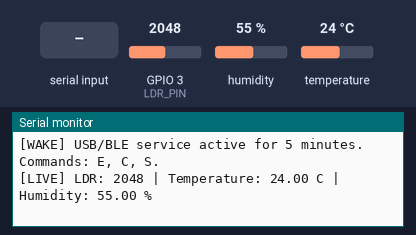
Simulated run of this program. Board: ESP32-C3. On the bench: the last lines printed to the serial monitor. The test bench sets the inputs (shaded band); at power-on: humidity 55 %, GPIO 3 (LDR_PIN) = 2048, temperature 24 °C. Storage starts empty; nothing arrives over Bluetooth unless stated; a phone connects over Bluetooth LE 3 s after start.

Above: at 3.3 s.
3.4 s: "E\n" received over Serial
At 3.9 s:
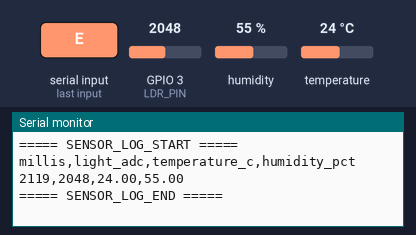
4.9 s: "C\n" received over Serial
At 5.08 s:
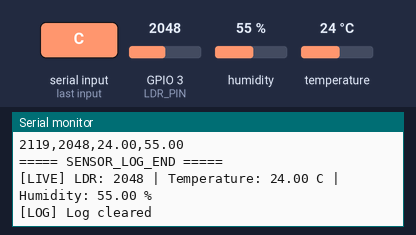
6.4 s: "S\n" received over Serial
At 7.0 s:
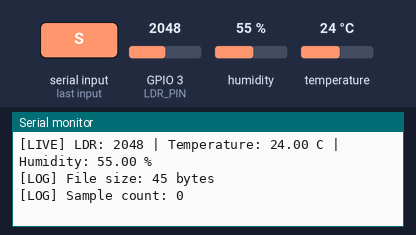
7.9 s: humidity set to 22 %
At 9.0 s:
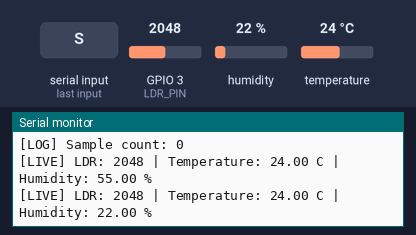
9.4 s: GPIO 3 (LDR_PIN) set to 2866
At 10.7 s:
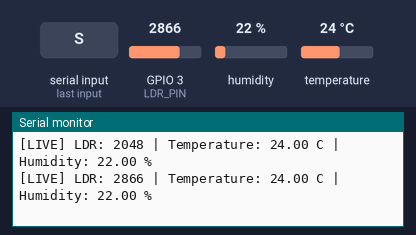
10.9 s: temperature set to 12 °C
At 11.9 s:
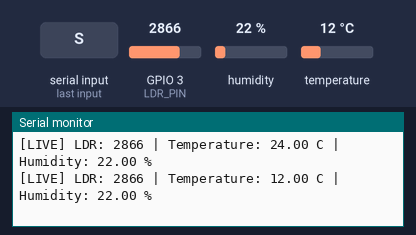

The program:

main.cpp
```cpp
#include <Wire.h>
#include <Adafruit_AHTX0.h>
#include <LittleFS.h>
#include <esp_sleep.h>
#include <BLEDevice.h>
#include <BLEServer.h>
#include <BLEUtils.h>
#include <BLE2902.h>

const int SDA_PIN = 8;
const int SCL_PIN = 9;
const int LDR_PIN = 3;
const int EXPORT_WAKE_PIN = 4;
const char *DATA_LOG_PATH = "/sensor_log.csv";
const unsigned long LOG_INTERVAL_MS = 300000;
const unsigned long MAINTENANCE_WINDOW_MS = 300000;
const unsigned long MAINTENANCE_WARNING_MS = 60000;
const unsigned long LIVE_DISPLAY_INTERVAL_MS = 1000;
const char *BLE_DEVICE_NAME = "C3 Sensor Logger";
const char *BLE_SERVICE_UUID = "6E400001-B5A3-F393-E0A9-E50E24DCCA9E";
const char *BLE_RX_UUID = "6E400002-B5A3-F393-E0A9-E50E24DCCA9E";
const char *BLE_TX_UUID = "6E400003-B5A3-F393-E0A9-E50E24DCCA9E";

Adafruit_AHTX0 aht;
bool ahtFound = false;
bool dataStorageReady = false;
bool maintenanceMode = false;
bool maintenanceWarningSent = false;
unsigned long lastMaintenanceActivity = 0;
unsigned long lastLiveDisplay = 0;
volatile bool bleClientConnected = false;
volatile bool bleRestartAdvertising = false;
volatile char pendingBleCommand = '\0';
portMUX_TYPE bleCommandMux = portMUX_INITIALIZER_UNLOCKED;
BLEServer *bleServer = nullptr;
BLECharacteristic *bleTxCharacteristic = nullptr;

class SensorBleServerCallbacks : public BLEServerCallbacks {
 public:
  void onConnect(BLEServer *server) override {
    bleClientConnected = true;
  }

  void onDisconnect(BLEServer *server) override {
    bleClientConnected = false;
    bleRestartAdvertising = true;
  }
};

class SensorBleCommandCallbacks : public BLECharacteristicCallbacks {
 public:
  void onWrite(BLECharacteristic *characteristic) override {
    String value = characteristic->getValue();
    for (size_t i = 0; i < value.length(); i++) {
      char command = value[i];
      if (command == '\r' || command == '\n' || command == ' ') continue;
      portENTER_CRITICAL(&bleCommandMux);
      if (pendingBleCommand == '\0') pendingBleCommand = command;
      portEXIT_CRITICAL(&bleCommandMux);
      break;
    }
  }
};

void startBleService() {
  BLEDevice::init(BLE_DEVICE_NAME);
  bleServer = BLEDevice::createServer();
  bleServer->setCallbacks(new SensorBleServerCallbacks());

  BLEService *service = bleServer->createService(BLE_SERVICE_UUID);
  bleTxCharacteristic = service->createCharacteristic(
    BLE_TX_UUID, BLECharacteristic::PROPERTY_NOTIFY);
  bleTxCharacteristic->addDescriptor(new BLE2902());

  BLECharacteristic *rxCharacteristic = service->createCharacteristic(
    BLE_RX_UUID, BLECharacteristic::PROPERTY_WRITE | BLECharacteristic::PROPERTY_WRITE_NR);
  rxCharacteristic->setCallbacks(new SensorBleCommandCallbacks());
  service->start();

  BLEAdvertising *advertising = BLEDevice::getAdvertising();
  advertising->addServiceUUID(BLE_SERVICE_UUID);
  advertising->start();
  Serial.printf("[BLE] Advertising as %s; write E, C, or S to RX\n", BLE_DEVICE_NAME);
}

void sendBleChunk(const uint8_t *data, size_t length) {
  if (!bleClientConnected || bleTxCharacteristic == nullptr || length == 0) return;
  bleTxCharacteristic->setValue(const_cast<uint8_t *>(data), length);
  bleTxCharacteristic->notify();
  lastMaintenanceActivity = millis();
  maintenanceWarningSent = false;
  delay(10);
}

void sendLogMessage(const String &message, bool viaBle) {
  if (!viaBle) {
    Serial.print(message);
    return;
  }
  const uint8_t *data = reinterpret_cast<const uint8_t *>(message.c_str());
  for (size_t offset = 0; offset < message.length(); offset += 20) {
    size_t length = min((size_t)20, message.length() - offset);
    sendBleChunk(data + offset, length);
  }
}

bool initDataStorage() {
  if (!LittleFS.begin(true)) {
    Serial.println("[LOG] LittleFS mount failed");
    return false;
  }
  if (!LittleFS.exists(DATA_LOG_PATH)) {
    File logFile = LittleFS.open(DATA_LOG_PATH, "w");
    if (!logFile) return false;
    logFile.println("millis,light_adc,temperature_c,humidity_pct");
    logFile.close();
  }
  Serial.println("[LOG] LittleFS ready");
  return true;
}

void appendDataLog(int light, float temperature, float humidity) {
  if (!dataStorageReady) return;
  File logFile = LittleFS.open(DATA_LOG_PATH, "a");
  if (!logFile) {
    Serial.println("[LOG] Failed to open log file");
    return;
  }
  logFile.printf("%lu,%d,", millis(), light);
  if (!isnan(temperature)) logFile.print(temperature, 2);
  logFile.print(',');
  if (!isnan(humidity)) logFile.print(humidity, 2);
  logFile.println();
  logFile.close();
  Serial.println("[LOG] Sample saved");
}

void readAndLogSample() {
  int light = analogRead(LDR_PIN);
  float temperatureValue = NAN;
  float humidityValue = NAN;
  if (ahtFound) {
    sensors_event_t humidity, temperature;
    aht.getEvent(&humidity, &temperature);
    temperatureValue = temperature.temperature;
    humidityValue = humidity.relative_humidity;
  }
  Serial.print("LDR: ");
  Serial.print(light);
  if (ahtFound) {
    Serial.printf(" | Temperature: %.2f C | Humidity: %.2f %%", temperatureValue, humidityValue);
  }
  Serial.println();
  appendDataLog(light, temperatureValue, humidityValue);
}

void displayLiveValues() {
  int light = analogRead(LDR_PIN);
  Serial.print("[LIVE] LDR: ");
  Serial.print(light);
  if (ahtFound) {
    sensors_event_t humidity, temperature;
    aht.getEvent(&humidity, &temperature);
    Serial.printf(" | Temperature: %.2f C | Humidity: %.2f %%",
                  temperature.temperature, humidity.relative_humidity);
  } else {
    Serial.print(" | AHT10 unavailable");
  }
  Serial.println();
}

void enterDeepSleep() {
  Serial.println("[SLEEP] Timer set for 5 minutes. Touch GPIO4 to GND to wake for USB/BLE.");
  Serial.flush();
  pinMode(EXPORT_WAKE_PIN, INPUT_PULLUP);
  while (digitalRead(EXPORT_WAKE_PIN) == LOW) delay(25);

  esp_sleep_enable_timer_wakeup((uint64_t)LOG_INTERVAL_MS * 1000ULL);
  esp_err_t result = esp_deep_sleep_enable_gpio_wakeup(
    1ULL << EXPORT_WAKE_PIN, ESP_GPIO_WAKEUP_GPIO_LOW);
  if (result != ESP_OK) Serial.printf("[SLEEP] GPIO wake setup failed: %d\n", (int)result);
  Serial.flush();
  esp_deep_sleep_start();
}

void handleLogCommand(char command, bool viaBle = false) {
  if (!dataStorageReady) {
    sendLogMessage("[LOG] Storage not ready\r\n", viaBle);
    return;
  }
  if (command == 'E' || command == 'e') {
    File logFile = LittleFS.open(DATA_LOG_PATH, "r");
    if (!logFile) {
      sendLogMessage("[LOG] Failed to open log file\r\n", viaBle);
      return;
    }
    sendLogMessage("===== SENSOR_LOG_START =====\r\n", viaBle);
    uint8_t buffer[20];
    while (logFile.available() && (!viaBle || bleClientConnected)) {
      size_t bytesRead = logFile.read(buffer, sizeof(buffer));
      if (viaBle) sendBleChunk(buffer, bytesRead);
      else Serial.write(buffer, bytesRead);
    }
    sendLogMessage("\r\n===== SENSOR_LOG_END =====\r\n", viaBle);
    logFile.close();
  } else if (command == 'C' || command == 'c') {
    File logFile = LittleFS.open(DATA_LOG_PATH, "w");
    if (!logFile) {
      sendLogMessage("[LOG] Failed to clear log file\r\n", viaBle);
      return;
    }
    logFile.println("millis,light_adc,temperature_c,humidity_pct");
    logFile.close();
    sendLogMessage("[LOG] Log cleared\r\n", viaBle);
  } else if (command == 'S' || command == 's') {
    File logFile = LittleFS.open(DATA_LOG_PATH, "r");
    if (!logFile) {
      sendLogMessage("[LOG] Failed to read log status\r\n", viaBle);
      return;
    }
    size_t fileSize = logFile.size();
    logFile.readStringUntil('\n');
    uint32_t sampleCount = 0;
    while (logFile.available()) {
      String line = logFile.readStringUntil('\n');
      line.trim();
      if (line.length() > 0) sampleCount++;
    }
    logFile.close();
    sendLogMessage(String("[LOG] File size: ") + fileSize + " bytes\r\n", viaBle);
    sendLogMessage(String("[LOG] Sample count: ") + sampleCount + "\r\n", viaBle);
  } else {
    sendLogMessage("[LOG] Unknown command. Use E, C, or S\r\n", viaBle);
  }
}

void setup() {
  Serial.begin(115200);
  delay(2000);
  pinMode(EXPORT_WAKE_PIN, INPUT_PULLUP);
  esp_sleep_wakeup_cause_t wakeupCause = esp_sleep_get_wakeup_cause();
  Serial.print("[BOOT] Wakeup cause: ");
  switch (wakeupCause) {
    case ESP_SLEEP_WAKEUP_UNDEFINED: Serial.println("power-on or reset"); break;
    case ESP_SLEEP_WAKEUP_TIMER: Serial.println("deep-sleep timer"); break;
    case ESP_SLEEP_WAKEUP_GPIO: Serial.println("GPIO trigger"); break;
    default: Serial.printf("other (%d)\n", (int)wakeupCause); break;
  }

  Wire.begin(SDA_PIN, SCL_PIN);
  for (int attempt = 1; attempt <= 5 && !ahtFound; attempt++) {
    Serial.printf("[AHT] Detect attempt %d/5\n", attempt);
    ahtFound = aht.begin();
    if (!ahtFound && attempt < 5) delay(1000);
  }
  Serial.println(ahtFound ? "[AHT] Sensor found" : "[AHT] Sensor not found after retries");

  dataStorageReady = initDataStorage();
  readAndLogSample();
  if (wakeupCause == ESP_SLEEP_WAKEUP_TIMER) enterDeepSleep();

  maintenanceMode = true;
  lastMaintenanceActivity = millis();
  lastLiveDisplay = lastMaintenanceActivity;
  maintenanceWarningSent = false;
  startBleService();
  Serial.println("[WAKE] USB/BLE service active for 5 minutes. Commands: E, C, S.");
}

void loop() {
  if (!maintenanceMode) enterDeepSleep();
  if (bleRestartAdvertising && bleServer != nullptr) {
    bleRestartAdvertising = false;
    bleServer->startAdvertising();
  }

  while (Serial.available() > 0) {
    char command = (char)Serial.read();
    if (command == '\n' || command == '\r' || command == ' ') continue;
    lastMaintenanceActivity = millis();
    maintenanceWarningSent = false;
    handleLogCommand(command);
  }

  char bleCommand = '\0';
  portENTER_CRITICAL(&bleCommandMux);
  bleCommand = pendingBleCommand;
  pendingBleCommand = '\0';
  portEXIT_CRITICAL(&bleCommandMux);
  if (bleCommand != '\0') {
    lastMaintenanceActivity = millis();
    maintenanceWarningSent = false;
    handleLogCommand(bleCommand, true);
  }

  unsigned long now = millis();
  if (now - lastLiveDisplay >= LIVE_DISPLAY_INTERVAL_MS) {
    lastLiveDisplay = now;
    displayLiveValues();
  }
  unsigned long elapsed = now - lastMaintenanceActivity;
  if (!maintenanceWarningSent && elapsed >= MAINTENANCE_WINDOW_MS - MAINTENANCE_WARNING_MS) {
    Serial.println("[WAKE] Maintenance ends in 1 minute. Send a command to keep it awake.");
    maintenanceWarningSent = true;
  }
  if (elapsed >= MAINTENANCE_WINDOW_MS) {
    maintenanceMode = false;
    enterDeepSleep();
  }
  delay(10);
}
```

Measured:
- after the input at 3.4 s, the serial monitor: prints a new line at once (image 1)
- after the input at 4.9 s, the serial monitor: prints a new line at once (image 2)
- after the input at 6.4 s, the serial monitor: prints a new line at once (image 3)
- after the input at 7.9 s, the serial monitor: prints a new line after 0.25 s (image 4)
- after the input at 9.4 s, the serial monitor: prints a new line after 0.76 s (image 5)
- after the input at 10.9 s, the serial monitor: prints a new line after 0.27 s (image 6)
